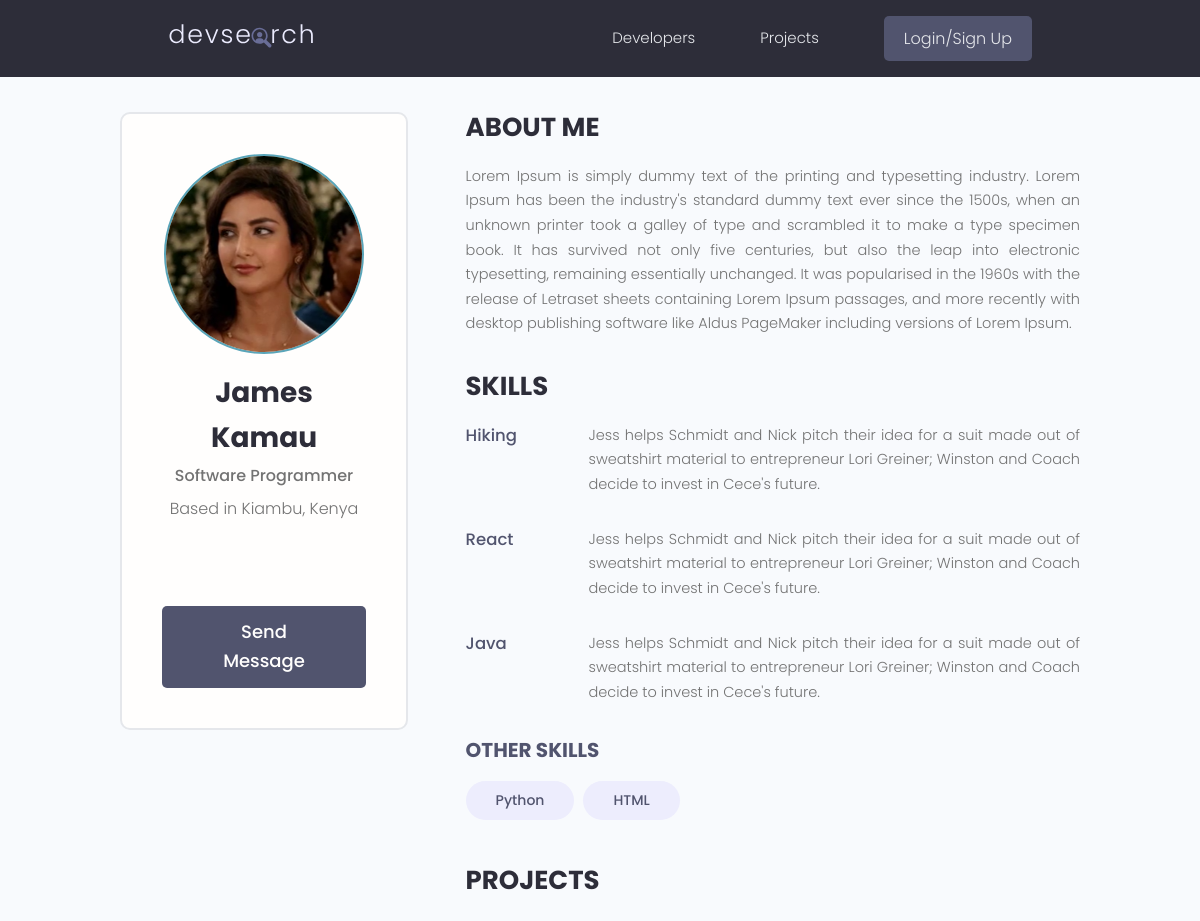
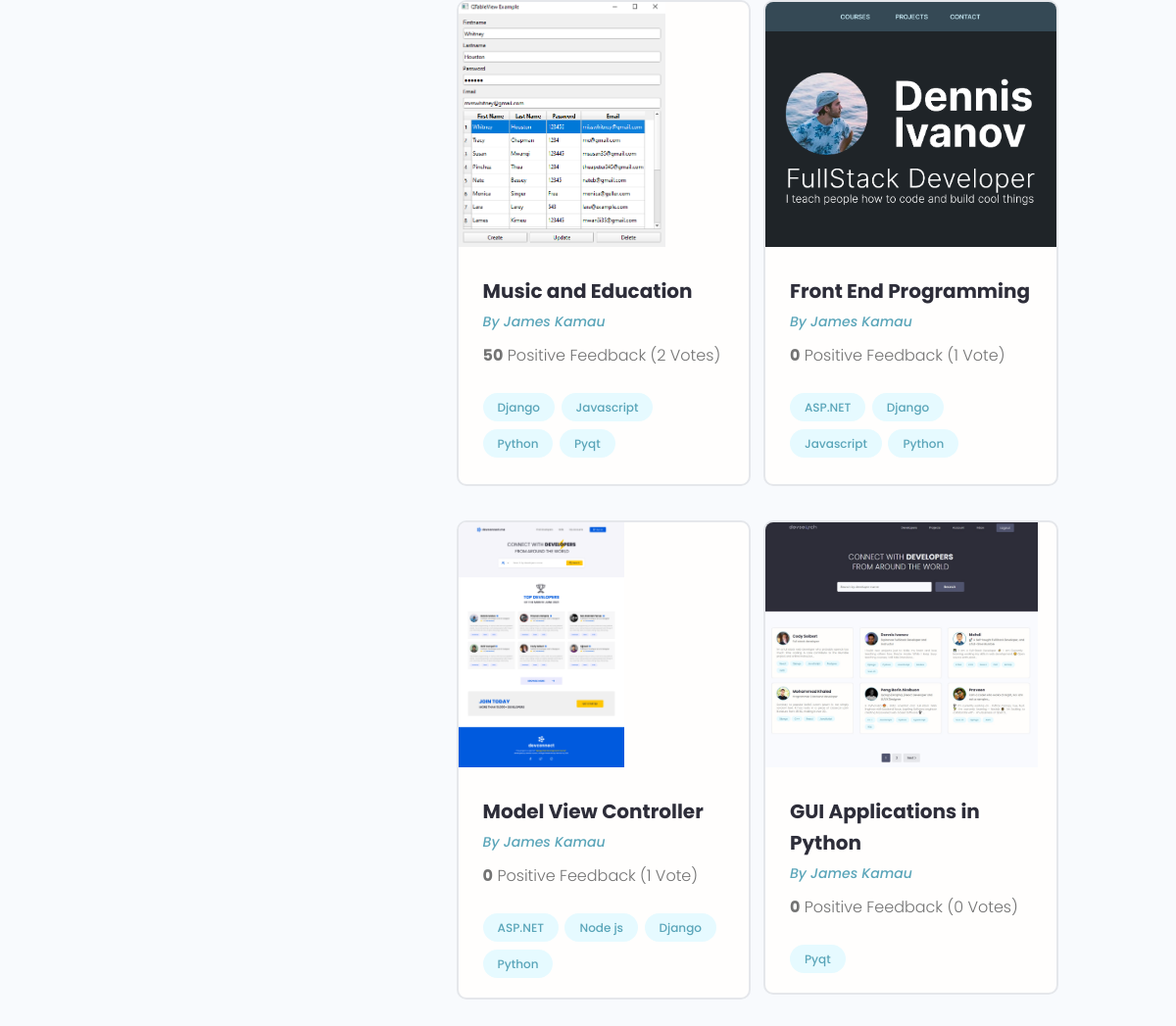
The page /profile/fab20083-f84a-4791-81bd-2deec004c6cf on the database its author committed (2 pictures, top to bottom).
### Users/models.py (models this page shows, shortened)
class Profile(Model):
    user = OneToOneField(User, on_delete=CASCADE, null=True, blank=True)
    name = CharField(max_length=200, blank=True, null=True)
    email = EmailField(max_length=500, blank=True, null=True)
    username = CharField(max_length=200, blank=True, null=True)
    location = CharField(max_length=200, blank=True, null=True)
    short_intro = CharField(max_length=200, blank=True, null=True)
    bio = TextField(blank=True, null=True)
    profile_image = ImageField(null=True, blank=True, upload_to='profiles/', default='profiles/user-default.png')
    social_github = CharField(max_length=200, blank=True, null=True)
    social_twitter = CharField(max_length=200, blank=True, null=True)
    social_linkedin = CharField(max_length=200, blank=True, null=True)
    social_youtube = CharField(max_length=200, blank=True, null=True)
    social_website = CharField(max_length=200, blank=True, null=True)
    created = DateTimeField(auto_now_add=True)
    id = UUIDField(default=uuid.uuid4, unique=True, primary_key=True, editable=False)
    class Meta:
        ordering = ['username']

class Skill(Model):
    owner = ForeignKey(Profile, on_delete=CASCADE, blank=True, null=True)
    name = CharField(max_length=200, blank=True, null=True)
    description = TextField(null=True, blank=True)
    created = DateTimeField(auto_now_add=True)
    id = UUIDField(default=uuid.uuid4, unique=True, primary_key=True, editable=False)

### projects/models.py (models this page shows, shortened)
class Project(models.Model):
    owner = models.ForeignKey(Profile, null=True, blank=True, on_delete=models.SET_NULL)
    title = models.CharField(max_length=100)
    author = models.ForeignKey(User, on_delete=models.CASCADE, null=True, blank=True)
    description = models.TextField(blank=True, null=True)
    featured_image = models.ImageField(blank=True, null=True, default="default.jpg")
    demo_link = models.CharField(max_length=2000, null=True, blank=True)
    source_link = models.CharField(max_length=2000, null=True, blank=True)
    tags = models.ManyToManyField('Tag', blank=True)
    vote_total = models.IntegerField(default=0, null=True, blank=True)
    vote_ratio = models.IntegerField(default=0, null=True, blank=True)
    created = models.DateTimeField(auto_now_add=True)
    """
       Normally django created id auto-incrementally automatically. However we can override
       this. For this example, we will use uuid characters as id. uuid creates a 16 character unique
       set of characters.
    """
    id = models.UUIDField(default=uuid.uuid4, unique=True, primary_key=True, editable=False)
    class Meta:
        ordering =['-vote_ratio','-vote_total','title']

class Tag(models.Model):
    name = models.CharField(max_length=200)
    created = models.DateTimeField(auto_now_add=True)
    id = models.UUIDField(default=uuid.uuid4, unique=True, primary_key=True, editable=False)
    def __str__(self):
        return self.name
    class Meta:
        ordering = ['-id']

### Users/views.py (the view)
# urls.py: path('profile/<str:pk>', userProfile, name='user-profile'),
def userProfile(request, pk):
    profile = Profile.objects.get(id=pk)
    topSkills = profile.skill_set.exclude(description__exact="")
    otherSkills = profile.skill_set.filter(description="")
    return render(request, 'Users/user-profile.html', {
        'profile': profile,
        'topSkills': topSkills,
        'otherSkills': otherSkills,
    })

### Users/templates/Users/user-profile.html (shortened to what this page needs)
{% extends 'main.html' %}
{% block content %}
<main class="profile my-md">
    <div class="container">
      <div class="layout">
        <div class="column column--1of3">
          <div class="card text-center">
            <div class="card__body dev">
              <img class="avatar avatar--xl" src="{{ profile.profile_image.url }}" />
              <h2 class="dev__name">{{ profile.name }}</h2>
              <p class="dev__title">{{ profile.short_intro }}</p>
              <p class="dev__location">Based in {{ profile.location }}</p>
              <ul class="dev__social">
              </ul>
              {% if request.user.profile.id != profile.id %}
              <a href="{% url 'create-message' profile.id %}" class="btn btn--sub btn--lg">Send Message </a>
              {% endif %}
            </div>
          </div>
        </div>
        <div class="column column--2of3">
          <div class="devInfo">
            <h3 class="devInfo__title">About Me</h3>
            <p class="devInfo__about">
              {{ profile.bio }}
            </p>
          </div>
          <div class="devInfo">
            <h3 class="devInfo__title">Skills</h3>
            <div class="devInfo__skills">
                {% for skill in topSkills %}
                    <div class="devSkill">
                    <h4 class="devSkill__title">{{ skill.name }}</h4>
                     <p class="devSkill__info">
                          {{ skill.description }}
                      </p>
                     </div>
                {% endfor %}
              <h3 class="devInfo__subtitle">Other Skills</h3>
              <div class="devInfo__otherSkills">
                  {% for skill in otherSkills %}
                       <span class="tag tag--pill tag--sub tag--lg">
                              <small>{{ skill.name }}</small>
                        </span>
                  {% endfor %}
              </div>
            </div>
          </div>
          <div class="devInfo">
            <h3 class="devInfo__title">Projects</h3>
            <div class="grid grid--two">
                {% for project in profile.project_set.all %}
                    <div class="column">
                <div class="card project">
                  <a href="{% url 'project' project.id %}" class="project">
                    <img class="project__thumbnail" src="{{ project.featured_image.url }}" alt="project thumbnail" />
                    <div class="card__body">
                      <h3 class="project__title">{{ project.title }}</h3>
                      <p><a class="project__author" href="">By {{ project.owner.name }}</a></p>
                      <p class="project--rating">
                        <span style="font-weight: bold;">{{ project.vote_ratio }}</span> Positive
                        Feedback ({{ project.vote_total }} Vote{{ project.vote_total|pluralize:"s" }})
                      </p>
                      <div class="project__tags">
                          {% for tag in project.tags.all %}
                              <span class="tag tag--pill tag--main">
                          <small>{{ tag }}</small>
                        </span>
                          {% endfor %}
                      </div>
                    </div>
                  </a>
                </div>
              </div>
                {% endfor %}
            </div>
          </div>
        </div>
      </div>
    </div>
  </main>
{% endblock %}

### static/css/app.css (style rules this page uses)
:root { --color-sub: #2d2d39; }
.btn--sub { background-color: var(--color-sub-light); }
.card { border: 2px solid var(--color-light); }
img { width: 100%; }
.profile .card > .dev { padding: 4rem; }
.dev__name { color: var(--color-sub); font-size: 2.8rem; font-weight: 700; margin-top: 1rem; margin-bottom: 0.5rem; }
.dev__title { font-size: 1.6rem; font-weight: 500; line-height: 1.3; }
.dev__location { margin-top: 1rem; }
.dev__social { margin: 3rem 0; list-style: none; display: flex; justify-content: center; gap: 1.5rem; }
.devInfo { margin-bottom: 3rem; }
.devInfo__title, .devInfo__subtitle { font-size: 2.6rem; color: var(--color-sub); text-transform: uppercase; font-weight: 700; margin-bottom: 1.5rem; }
.devInfo__subtitle { font-size: 2rem; color: var(--color-sub-light); }
.devInfo__about, .devSkill__info { font-size: 1.45rem; line-height: 1.7; text-align: justify; }
.devSkill { margin-bottom: 3rem; }
.devSkill__title { font-size: 1.65rem; font-weight: 500; color: var(--color-sub-light); }
@media screen and (min-width: 700px) { .devSkill { display: flex; justify-content: space-between; gap: 3rem; } }
@media screen and (min-width: 700px) { .devSkill__info { flex-basis: 80%; } }
.project__author { font-size: 1.4rem; font-style: italic; }
.project--rating { margin-bottom: 1.6em; margin-top: .5em; }
.project__thumbnail { height: 25rem; object-fit: cover; object-position: top center; }
.project__title { font-size: 2rem; font-weight: 700; color: var(--color-sub); }

### static/uikit/styles/modules/_variables.css (style rules this page uses)
:root { --color-main: #5aa5b9; --color-main-light: #e6faff; --color-sub: #3f4156; --color-sub-light: #51546e; --color-sub-lighter: #ededfd; --color-text: #737373; --color-gray: #8b8b8b; --color-light: #e5e7eb; --color-light-gray: #767676; --color-bg: #f8fafd; --color-white: #fffefd; --color-white-light: #f3f3f3; --color-success: #359e64; --color-success-bg: #def8e8; --color-error: #fc4b0b; --color-error-bg: #fff2ee; --font-base: 'Poppins', arial, helvetica, 'Segoe UI', roboto, ubuntu, sans-serif; --font-monospace: 'Fira Code', 'Courier New', courier, monospace; --font-regular: 300; --font-medium: 500; --font-bold: 700; --generic-shadow: 1px 1px 5px #00000010; --generic-transition: all 0.3s ease-in-out; }

### static/uikit/styles/modules/_base.css (style rules this page uses)
* { margin: 0; padding: 0; box-sizing: border-box; text-rendering: optimizeLegibility; color: inherit; font-size: inherit; }
html { font-size: 50%; }
@media only screen and (min-width: 480px) { html { font-size: 56.25%; } }
@media only screen and (min-width: 1200px) { html { font-size: 62.5%; } }
body { line-height: 1.6; font-weight: 400; font-size: 1.5rem; color: var(--color-text); background-color: var(--color-bg); min-height: 100vh; }

### static/uikit/styles/modules/_typography.css (style rules this page uses)
* { font-family: var(--font-base); }
h2 { font-size: 3.6rem; font-weight: var(--font-bold); }
h3 { font-size: 3.2rem; font-weight: var(--font-medium); }
h4 { font-size: 2.8rem; font-weight: var(--font-medium); }
p, span, strong { font-size: 1.6rem; color: var(--color-text); font-weight: var(--font-regular); }
a { padding-bottom: 2px; text-decoration: none; display: inline-block; color: var(--color-main); font-weight: var(--font-medium); }

### static/uikit/styles/modules/_utilities.css (style rules this page uses)
.container { width: 92%; max-width: 165rem; margin: 0 auto; box-sizing: border-box; }
@media screen and (min-width: 1000px) { .container { width: 90%; } }
@media screen and (min-width: 1200px) { .container { width: 80%; } }
.text-center { text-align: center; }
.my-md { margin: 3rem auto; }

### static/uikit/styles/modules/_avatar.css (style rules this page uses)
.avatar { border-radius: 50%; border: 2px solid var(--color-main); object-fit: cover; }
.avatar--xl { height: 20rem; width: 20rem; }

### static/uikit/styles/modules/_button.css (style rules this page uses)
.btn { display: inline-block; position: relative; cursor: pointer; background-color: var(--color-light); font-weight: var(--font-medium); color: var(--color-sub); text-decoration: none; padding: 1rem 2rem; border-radius: 0.5rem; border: none; width: -webkit-fit-content; width: -moz-fit-content; width: fit-content; height: -webkit-fit-content; height: -moz-fit-content; height: fit-content; font-size: 1.6rem; outline-width: 0; outline-color: transparent; -webkit-backface-visibility: hidden; backface-visibility: hidden; transition: all 0.3s ease-in-out; }
.btn--sub { background-color: var(--color-sub); color: var(--color-white); }
.btn--lg { font-size: 1.8rem; padding: 1.2rem 4.5rem; }

### static/uikit/styles/modules/_card.css (style rules this page uses)
.card { border-radius: 1rem; background-color: var(--color-white); border: 1.5px solid var(--color-light); width: auto; height: auto; margin-top: 0.5rem; margin-bottom: 0.5rem; overflow: hidden; }
.card__body, .card__header { padding: 2rem 2.5rem; }

### rows shown on the page
Profile: profile_image (picture), name "James Kamau", short_intro "Software Programmer", location "Kiambu, Kenya", bio "Lorem Ipsum is simply dummy text of the printing and typesetting industry. Lorem Ipsum has been the industry's standard dummy text ever since the 1500s, when an unknown printer took a galley of type and scrambled it to make a type specimen book. It has survived not only five centuries, but also the leap into electronic typesetting, remaining essentially unchanged. It was popularised in the 1960s with the release of Letraset sheets containing Lorem Ipsum passages, and more recently with desktop publishing software like Aldus PageMaker including versions of Lorem Ipsum."
Skill: name "Hiking", description "Jess helps Schmidt and Nick pitch their idea for a suit made out of sweatshirt material to entrepreneur Lori Greiner; Winston and Coach decide to invest in Cece's future."
Skill: name "React", description "Jess helps Schmidt and Nick pitch their idea for a suit made out of sweatshirt material to entrepreneur Lori Greiner; Winston and Coach decide to invest in Cece's future."
Skill: name "Java", description "Jess helps Schmidt and Nick pitch their idea for a suit made out of sweatshirt material to entrepreneur Lori Greiner; Winston and Coach decide to invest in Cece's future."
Skill: name "Python"
Skill: name "HTML"
Project: featured_image (picture), title "Music and Education", owner.name "James Kamau", vote_ratio "50", vote_total "2"
Tag: name "Django"
Tag: name "Javascript"
Tag: name "Python"
Tag: name "Pyqt"
Project: featured_image (picture), title "Front End Programming", owner.name "James Kamau", vote_ratio "0", vote_total "1"
Tag: name "ASP.NET"
Project: featured_image (picture), title "Model View Controller", owner.name "James Kamau", vote_ratio "0", vote_total "1"
Tag: name "Node js"
Project: featured_image (picture), title "GUI Applications in Python", owner.name "James Kamau", vote_ratio "0", vote_total "0"
